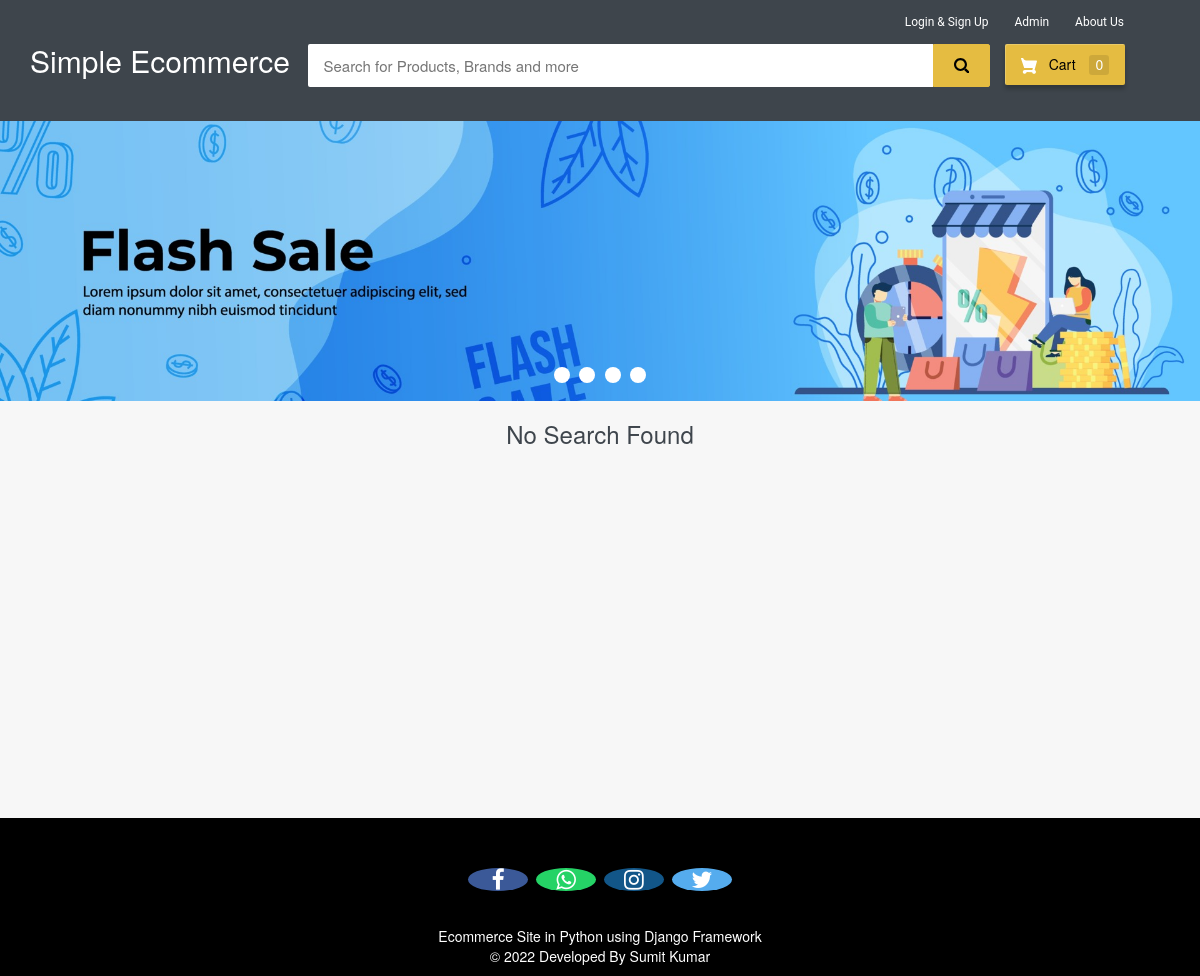
The app's page /, older data.
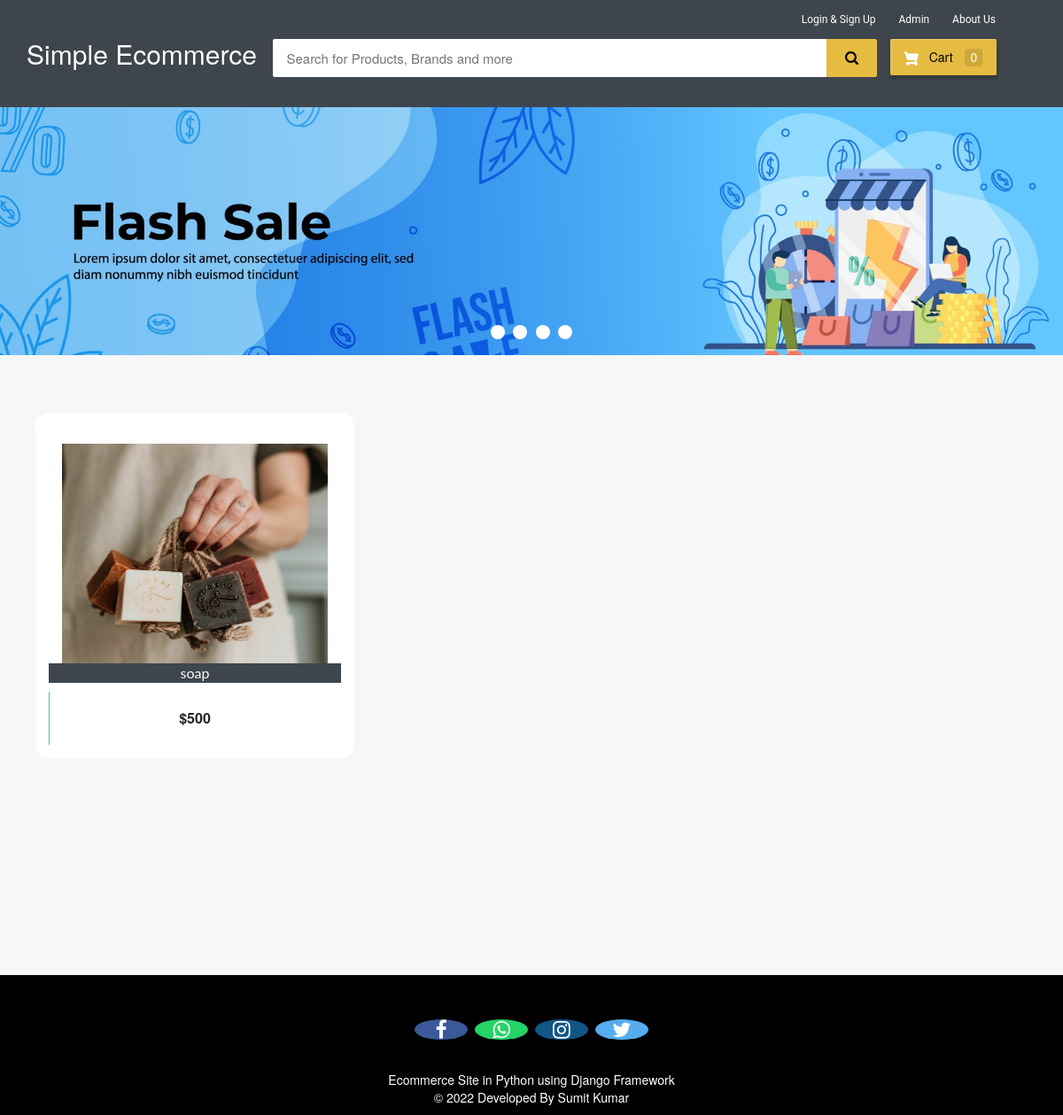
The same page, newer data.
### ecom/models.py (models this page shows, shortened)
class Product(models.Model):
    name=models.CharField(max_length=40)
    product_image= models.ImageField(upload_to='product_image/',null=True,blank=True)
    price = models.PositiveIntegerField()
    description=models.CharField(max_length=40)

### ecom/views.py (the view)
# urls.py: path('',views.home_view,name=''),
def home_view(request):
    products=models.Product.objects.all()
    if 'product_ids' in request.COOKIES:
        product_ids = request.COOKIES['product_ids']
        counter=product_ids.split('|')
        product_count_in_cart=len(set(counter))
    else:
        product_count_in_cart=0
    if request.user.is_authenticated:
        return HttpResponseRedirect('afterlogin')
    return render(request,'ecom/index.html',{'products':products,'product_count_in_cart':product_count_in_cart})

### templates/ecom/index.html (shortened to what this page needs)
{% extends 'ecom/homebase.html' %}
{% load static %}
{% block content %}
<div class="row">
  <div class="col-md-12">
    <div class="slider-container">
      <div class="menu">
        <label for="slide-dot-1"></label>
        <label for="slide-dot-2"></label>
        <label for="slide-dot-3"></label>
        <label for="slide-dot-4"></label>
      </div>
        <div class="slide slide-1"></div>
    </div>
  </div>
</div>
{%if products%}
<br>
  <div class="row">
      {% for p in products %}
      <div class="column">
      <div class="container page-wrapper" style="width: 450px;">
        <div class="page-inner">
          <div class="row">
            <div class="el-wrapper">
              <div class="box-up">
                <img class="img" src="{% static p.product_image.url %}" alt="product pic" height="300px" width="300px">
                <div class="img-info">
                  <div class="info-inner">
                    <span style="background-color:#3e454c; color:fbfbfb;"class="p-company">{{p.name}}</span>
                  </div>
                </div>
              </div>
              <div class="box-down">
                <a class="cart" href="{% url 'add-to-cart' p.id  %}">
                  <span class="price">${{p.price}}</span>
                  <span class="add-to-cart">
                    <span class="txt"><i class="fa fa-shopping-cart"></i> Add To Cart</span>
                  </span>
                </a>
              </div>
            </div>
          </div>
        </div>
      </div>
      </div>
  {% endfor %}
</div>
{%else%}
<h3 style="text-align:center; color:#3E454C;">No Search Found</h3>
{%endif%}
<br><br><br>
<br><br><br><br><br><br><br><br><br><br><br><br>
{% endblock content %}

### templates/ecom/homebase.html (shortened to what this page needs)
<html>
{% load static %}
<head>
<link rel="stylesheet" href="https://maxcdn.bootstrapcdn.com/bootstrap/3.3.0/css/bootstrap.min.css">
<link rel="stylesheet" href="https://maxcdn.bootstrapcdn.com/font-awesome/4.7.0/css/font-awesome.min.css">
</head>
<body>
  {%if request.user.is_authenticated%}
    {% include "ecom/customer_navbar.html" %}
  {%else%}
  <div id="navbar">
    <div class="container">
        <div class="row row1">
            <ul class="largenav pull-right">
              <li class="upper-links dropdown"><a class="links" href="">Login & Sign Up</a>
              </li>
                <li class="upper-links"><a class="links" href="/adminclick">Admin</a></li>
                <li class="upper-links"><a class="links" href="/aboutus">About Us</a></li>
            </ul>
        </div>
        <div class="row row2">
            <div class="col-sm-3">
                <h2 style="margin:0px;"><a style="text-decoration:none; color:white;" href="/"><span class="largenav">Simple Ecommerce </span></a></h2>
            </div>
            <div class="navbar-search smallsearch col-sm-7 col-xs-11">
              <form  action="/search" method="get">
                <div class="row"> <input class="navbar-input col-xs-11" type="search" placeholder="Search for Products, Brands and more" name="query" id="query">
                  <button class="navbar-button col-xs-1" type="submit">
                  </button>
                </div>
              </form>
            </div>
            <div class="cart1 largenav col-sm-2"> <a class="cart-button" href="/cart">  Cart <span class="item-number ">{{ product_count_in_cart }}</span> </a> </div>
        </div>
    </div>
</div>
  {%endif%}
{% block content %}
{% endblock content %}
<br><br><br>
<footer>
  <br>
  <p>
    <a href="#" class="fa fa-facebook"></a>
    <a href="#" class="fa fa-whatsapp"></a>
    <a href="#" class="fa fa-instagram"></a>
    <a href="#" class="fa fa-twitter"></a>
  </p>
  <br>
  <div class="container">
    <div class="row">
      <div class="col-md-12 col-sm-12">
        <div style="color:#ffffff;" class="wow fadeInUp footer-copyright">
          <p>Ecommerce Site in Python using Django Framework<br>
            &copy; 2022 Developed By Sumit Kumar </p>
        </div>
      </div>
    </div>
  </div>
</footer>
</body>
</html>

### templates/ecom/homebase.html (style rules this page uses)
body { background-color: #f7f7f7; }
#navbar { background-color: #3e454c; color: black; }
.row1 { padding-top: 10px; padding-right: 50px }
.row2 { padding-bottom: 20px }
.navbar-input { padding: 11px 16px; border-radius: 2px 0 0 2px; border: 0 none; outline: 0 none; font-size: 15px }
.navbar-button { background-color: #e5bc41; border: 1px solid #e5bc41; border-radius: 0 2px 2px 0; color: #565656; padding: 10px 0; height: 43px; cursor: pointer }
.cart-button { background-color: #E5BC41; box-shadow: 0 4px 4px 0 rgba(0, 0, 0, .23), inset 1px 1px 0 0 hsla(0, 0%, 100%, .2); padding: 10px 0; text-align: center; height: 41px; border-radius: 2px; font-weight: 500; width: 120px; display: inline-block; color: #FFFFFF; text-decoration: none; color: inherit; border: none; outline: none }
.cart-svg { display: inline-block; width: 16px; height: 16px; vertical-align: middle; margin-right: 8px }
.item-number { border-radius: 3px; background-color: rgba(0, 0, 0, .1); height: 20px; padding: 3px 6px; font-weight: 500; display: inline-block; color: #fff; line-height: 12px; margin-left: 10px }
.upper-links { display: inline-block; padding: 0 11px; line-height: 23px; font-family: 'Roboto', sans-serif; letter-spacing: 0; color: inherit; border: none; outline: none; font-size: 12px }
.dropdown { position: relative; display: inline-block; margin-bottom: 0px }
.links { color: #fff; text-decoration: none }
.largenav { display: none }
.smallsearch { margin-left: 15px; margin-top: 15px }
.menu { cursor: pointer }
footer { padding: 0px 0px 0px 0px; background-color: black; margin: 0px; }
.fa { font-size: 23px; width: 60px; text-align: center; text-decoration: none; margin: 5px 2px; border-radius: 50%; }
.fa-facebook { background: #3B5998; color: white; margin-top: 30px; }
.fa-whatsapp { background: #25d366; color: white; }
.fa-twitter { background: #55ACEE; color: white; }
.fa-instagram { background: #125688; color: white; }
p { text-align: center; }
@media screen and (min-width: 768px) { .largenav { display: block } }
@media screen and (min-width: 768px) { .smallsearch { margin: 0px } }

Row changes from the older to the newer data that the page shows:
added Product: product_image (picture), name "soap", price "500"
Text that changed along with them:
text no longer shown: "No Search Found"
